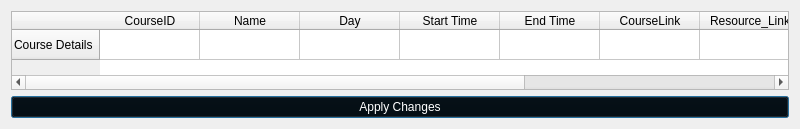
<?xml version="1.0" encoding="UTF-8"?>
<ui version="4.0">
 <class>MainWindow</class>
 <widget class="QDialog" name="MainWindow">
  <property name="geometry">
   <rect>
    <x>0</x>
    <y>0</y>
    <width>800</width>
    <height>129</height>
   </rect>
  </property>
  <property name="windowTitle">
   <string>MainWindow</string>
  </property>
  <layout class="QGridLayout" name="gridLayout">
   <item row="1" column="0">
    <widget class="QPushButton" name="pushButton">
     <property name="styleSheet">
      <string notr="true">QPushButton
{
  background-color:black;
color:white;
}

QPushButton:hover:!pressed
{
    border: 1px solid white;
}
</string>
     </property>
     <property name="text">
      <string>Apply Changes</string>
     </property>
    </widget>
   </item>
   <item row="0" column="0">
    <widget class="QTableWidget" name="tableWidget">
     <row>
      <property name="text">
       <string>Course Details</string>
      </property>
     </row>
     <column>
      <property name="text">
       <string>CourseID</string>
      </property>
     </column>
     <column>
      <property name="text">
       <string>Name</string>
      </property>
     </column>
     <column>
      <property name="text">
       <string>Day</string>
      </property>
     </column>
     <column>
      <property name="text">
       <string>Start Time</string>
      </property>
     </column>
     <column>
      <property name="text">
       <string>End Time</string>
      </property>
     </column>
     <column>
      <property name="text">
       <string>CourseLink</string>
      </property>
     </column>
     <column>
      <property name="text">
       <string>Resource_Link</string>
      </property>
     </column>
     <column>
      <property name="text">
       <string>Professor_Email</string>
      </property>
     </column>
     <column>
      <property name="text">
       <string>Ta_Email</string>
      </property>
     </column>
    </widget>
   </item>
  </layout>
 </widget>
 <resources/>
 <connections/>
</ui>
